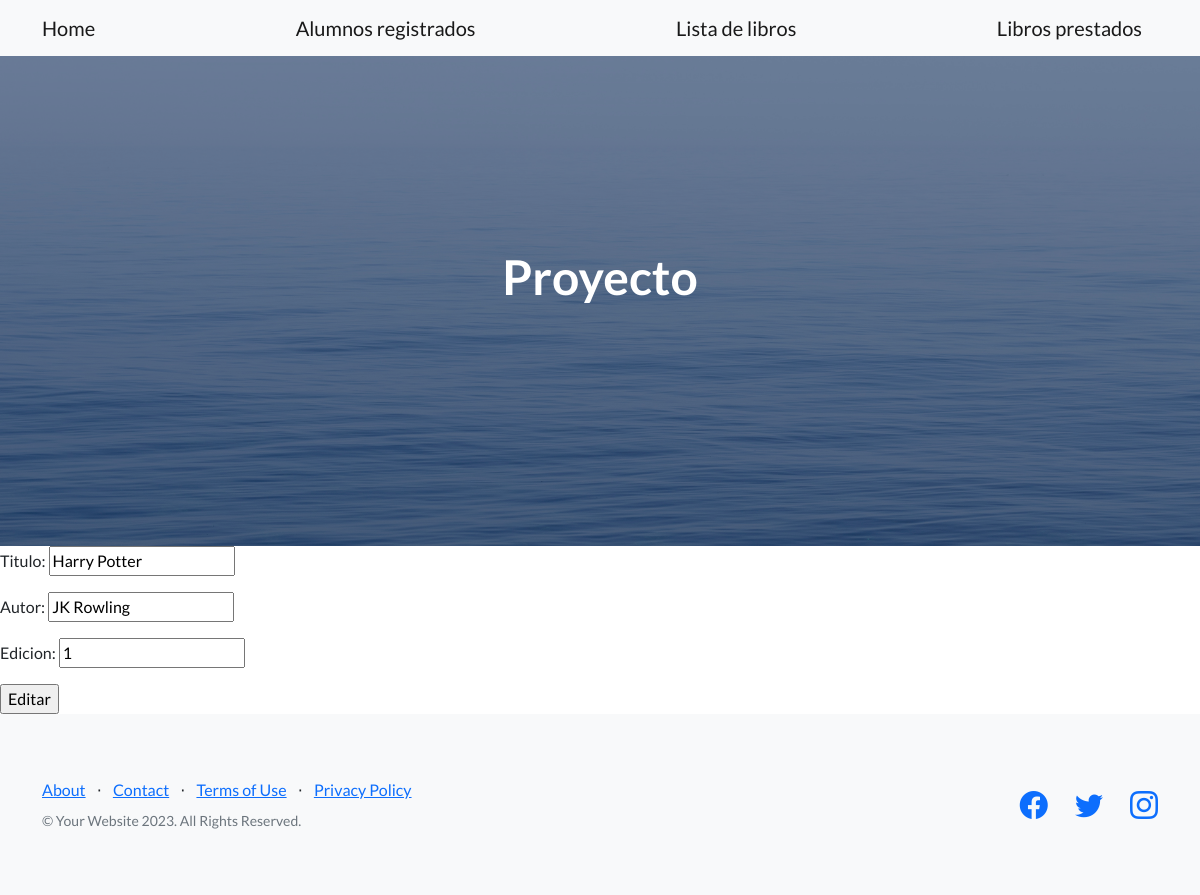
The app's page /libros/1/update with its own data.
### AppCoder/models.py (models this page shows, shortened)
class Libros(models.Model):
    titulo = models.CharField(max_length=50)
    autor = models.CharField(max_length=50)
    edicion = models.IntegerField()

### AppCoder/views.py (the view)
# urls.py: path("libros/<pk>/update", LibrosUpdateView.as_view(), name="libros-update"),
class LibrosUpdateView(UpdateView):
    model = Libros
    template_name = "AppCoder/cbv_libros_update.html"
    success_url = reverse_lazy("libros-list")
    fields = ["titulo", "autor", "edicion"]

### AppCoder/templates/AppCoder/cbv_libros_update.html (shortened to what this page needs)
{% extends 'AppCoder/padre.html' %}
{% block contenidoQueCambia%}
<!DOCTYPE html>
<html lang="en">
<head>
</head>
<body>
    <form action="{% url 'libros-update' libros.pk %}" method="POST">
        {{ form.as_p }}
        <input type="submit" value="Editar">
    </form>
</body>
</html>
{% endblock%}

### records on screen
Libros: titulo "Harry Potter", autor "JK Rowling", edicion "1"
